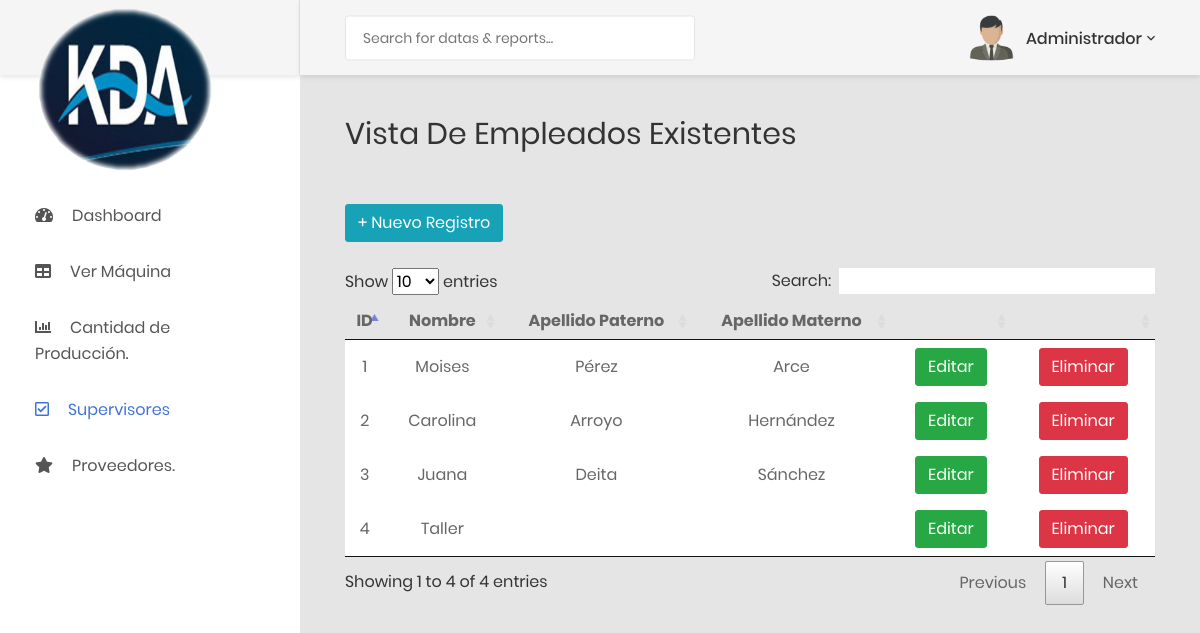
Page /panel/ver_supervisor.php (signed in) on the earlier database version.
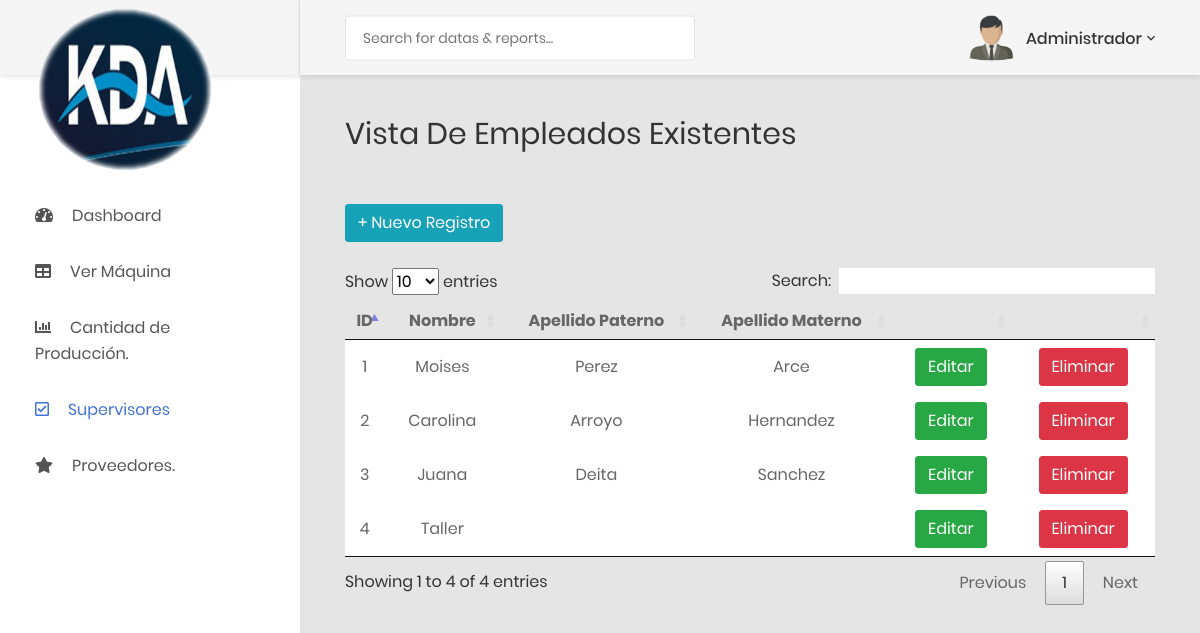
Same page on the later database version.
### tables this page shows
CREATE TABLE `supervisor` (
  `id_supervisor` int(11) NOT NULL,
  `Nombre` varchar(45) NOT NULL,
  `ap_paterno` varchar(45) DEFAULT NULL,
  `ap_materno` varchar(45) DEFAULT NULL
);

### panel/ver_supervisor.php (the view, shortened to what this page needs)
<?php
	include('conexion.php');
?>
<!DOCTYPE html>
<html lang="en">
<head>
    <link href="../css/font-face.css" rel="stylesheet" media="all">
    <link href="../vendor/font-awesome-4.7/css/font-awesome.min.css" rel="stylesheet" media="all">
    <link href="../vendor/font-awesome-5/css/fontawesome-all.min.css" rel="stylesheet" media="all">
    <link href="../vendor/mdi-font/css/material-design-iconic-font.min.css" rel="stylesheet" media="all">
    <link href="../vendor/bootstrap-4.1/bootstrap.min.css" rel="stylesheet" media="all">
    <link href="../vendor/animsition/animsition.min.css" rel="stylesheet" media="all">
    <link href="../vendor/bootstrap-progressbar/bootstrap-progressbar-3.3.4.min.css" rel="stylesheet" media="all">
    <link href="../vendor/wow/animate.css" rel="stylesheet" media="all">
    <link href="../vendor/css-hamburgers/hamburgers.min.css" rel="stylesheet" media="all">
    <link href="../vendor/slick/slick.css" rel="stylesheet" media="all">
    <link href="../vendor/select2/select2.min.css" rel="stylesheet" media="all">
    <link href="../vendor/perfect-scrollbar/perfect-scrollbar.css" rel="stylesheet" media="all">
    <link href="../css/theme.css" rel="stylesheet" media="all">
    <link href="../css/style.css" rel="stylesheet" media="all">
	<link rel="stylesheet" type="text/css" href="../plugins/data-tables/DataTables-1.10.18/css/jquery.dataTables.min.css">
</head>
<body class="animsition">
    <div class="page-wrapper">
        <aside class="menu-sidebar d-none d-lg-block">
            <div class="logo">
                <a href="./dashboard.php">
                    <br><br><br><br><img src="../images/kda1.png" alt="" width="180px"/>
                </a>
            </div>
            <br><br><br>
            <div class="menu-sidebar__content js-scrollbar1">
                <nav class="navbar-sidebar">
                    <ul class="list-unstyled navbar__list">
                           <li class=" has-sub">
                                    <a class="js-arrow" href="./dashboard.php">
                                    <i class="fas fa-tachometer-alt"></i>Dashboard</a>
                                </li>
                                <?php
                            if($_SESSION['id_roluser'] == 1){
                                echo
                                '
                                <li class=" has-sub">
                                    <a class="js-arrow" href="verma.php">
                                        <i class="fas fa-table"></i>Ver Máquina</a>
                                    <!--<ul class="list-unstyled navbar__sub-list js-sub-list">
                                        <li class=" has-sub">
                                            <a href="registro_producto.php">Registrar Nuevo Producto</a>
                                        </li>
                                        <li>
                                            <a href="ver_producto.php">Ver Productos Existentes</a>
                                        </li>
                                    </ul>-->
                                 </li>';
                                }
                                ?>
                               <li class=" has-sub">
                                   <a class="js-arrow" href="#">
                                        <i class="fas fa-chart-bar"></i>Cantidad de Producción.</a>
                                </li>
                                <?php
                                    if($_SESSION['id_roluser'] == 1){
                                        echo
                                        '<li class="active has-sub">
                                            <a class="js-arrow" href="#">
                                                <i class="far fa-check-square"></i>Supervisores</a>
                                            <ul class="list-unstyled navbar__sub-list js-sub-list">
                                                <!--<li >
                                                    <a href="registro_supervisor.php">Registrar Nuevo Supervisor</a>
                                                </li>-->
                                                <li class=" has-sub">
                                                    <a href="nominasuper.php">Nómina</a>
                                                </li>
                                                <li class="active has-sub">
                                                    <a href="ver_supervisor.php">Ver Supervisor</a>
                                                </li>
                                            </ul>
                                        </li>
                                        <li class="has-sub">
                                            <a class="js-arrow" href="#">
                                                <i class="fas fa-star"></i>Proveedores.</a>
                                            <ul class="list-unstyled navbar__sub-list js-sub-list">
                                                <!--<li class="  has-sub">
                                                    <a href="registro_proveedor.php">Registrar Nuevo Proveedor</a>
                                                </li>-->
                                                <li>
                                                    <a href="ver_proveedor.php">Ver Proveedores</a>
                                                </li>
                                            </ul>
                                        </li>';
                                    }
                                ?>
                        </ul>
                </nav>
            </div>
        </aside>
        <div class="page-container">
            <header class="header-desktop">
                <div class="section__content section__content--p30">
                    <div class="container-fluid">
                        <div class="header-wrap">
                            <form class="form-header" action="" method="POST">
                                <input class="au-input au-input--xl" type="text" name="search" placeholder="Search for datas &amp; reports..." />
                            </form>
                            <div class="header-button">
                                <div class="account-wrap">
                                    <div class="account-item clearfix js-item-menu">
                                        <div class="image">
                                            <img src="../images/user.png" alt="" width="300px" />
                                        </div>
                                        <div class="content">
                                            <a class="js-acc-btn" href="#"><?php echo $_SESSION['nombre']; ?></a>
                                        </div>
                                    </div>
                                </div>
                            </div>
                        </div>
                    </div>
                </div>
            </header>
            <div class="main-content">
                <div class="section__content section__content--p30">
                    <div class="container-fluid">
                        <div class="row">
                            <div class="col-md-12">
                                <div class="overview-wrap">
                                    <h2 class="title-1">Vista de Empleados Existentes</h2>
                                </div>
                            </div>
                        </div>
						<br><br>
						<div>
							<?php
								$query = 'SELECT * FROM supervisor;';
								$query_result = mysqli_query($conecta,$query);
							?>
						<a href="registro_supervisor.php"><button type="button" class="btn btn-info"> + Nuevo Registro</button></a>
						<br><br>
						<table id="productos" style="text-align:center">
								<thead style="">
									<th>ID</th>
									<th>Nombre</th>
									<th>Apellido Paterno</th>
									<th>Apellido Materno</th>
									<th></th>
									<th></th>
								</thead>
								<tbody style="text-align:center;">
									<?php
										while(($row = mysqli_fetch_array($query_result)) != null){
											echo '<tr>
												<td>'.$row[0].'</td>
												<td>'.$row[1].'</td>
												<td>'.$row[2].'</td>
												<td>'.$row[3].'</td>
												<td><a href=modificar_supervisor.php?id='.$row[0].'><button type="button" class="btn btn-success">Editar</button></a></td>
												<td><a href=eliminar_supervisor.php?id='.$row[0].'><button type="button" class="btn btn-danger">Eliminar</button></a></td>
											</tr>';
										}
									?>
								</tbody>
							</table>
						</div>
						<br>
                    </div>
                </div>
            </div>
        </div>
    </div>
</body>
</html>

Differences in the rows shown:
changed supervisor "Moises": ap_paterno "Pérez" → "Perez"
changed supervisor "Carolina": ap_materno "Hernández" → "Hernandez"
changed supervisor "Juana": ap_materno "Sánchez" → "Sanchez"
